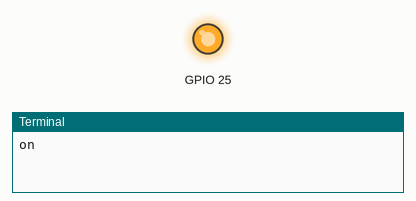
This program was run on a simulated Raspberry Pi (BCM pin numbers). Shown: output pins drawn as LEDs (lit = HIGH), the last lines printed to the terminal. At 5.0 s the program stops and its outputs stay as they are.

Above: at 1.0 s.
At 2.5 s:
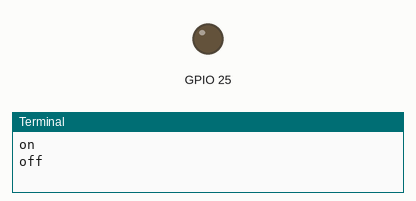
Timing chart, 0 to 6.5 s (numbered marks = the images above):
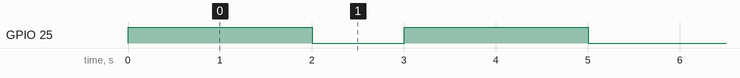

Measured:
- by itself, GPIO 25: alternates HIGH for 2.0 s and LOW for 1.0 s

The program:

led.py
```python
import RPi.GPIO as GPIO
import time

GPIO.setmode(GPIO.BCM)
GPIO.setup(25, GPIO.OUT)

print "on"
GPIO.output(25,1)
time.sleep(2)

print "off"
GPIO.output(25,0)
time.sleep(1)

print "on"
GPIO.output(25,1)
time.sleep(2)

print "off"
GPIO.output(25,0)

GPIO.cleanup()
```
